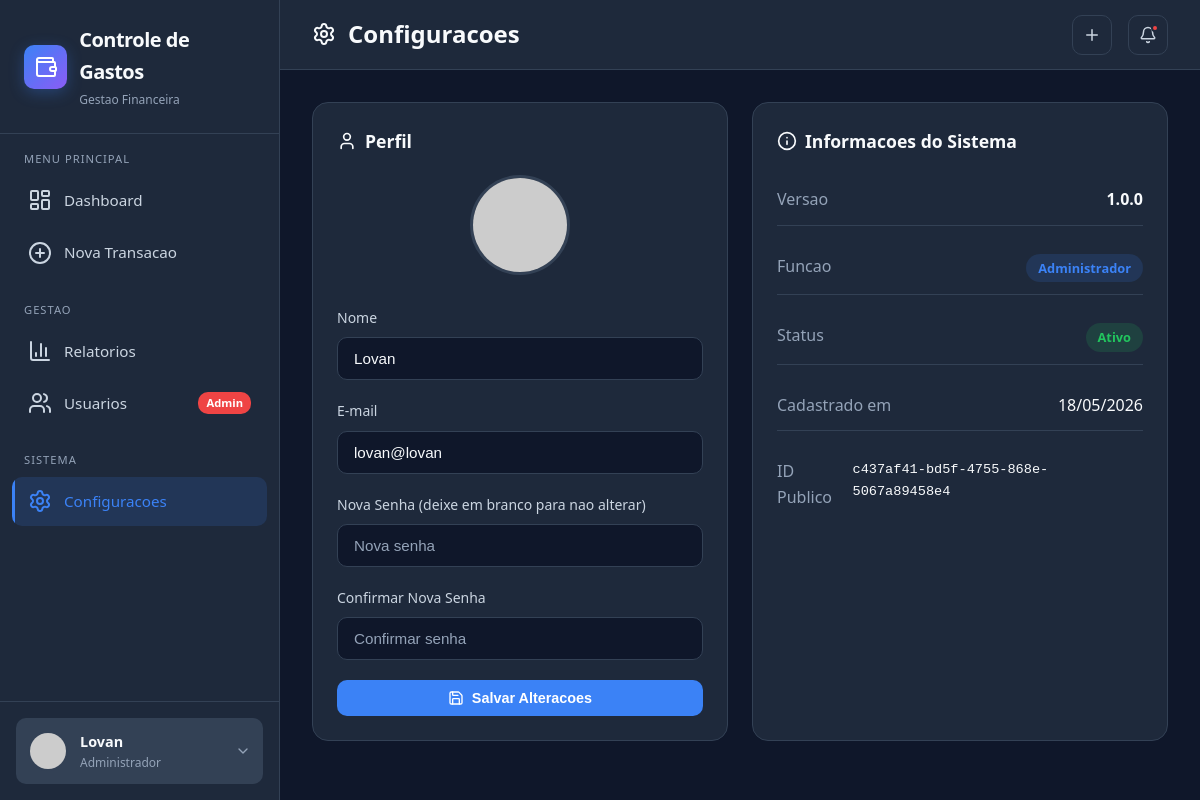
The app's page /settings (signed in) with its own data.
### controle_gastos/database.py (models this page shows, shortened)
class User(UserMixin, db.Model):
    __tablename__ = 'users'
    id = db.Column(db.Integer, primary_key=True)
    public_id = db.Column(db.String(36), unique=True, default=lambda: str(uuid.uuid4()))
    name = db.Column(db.String(100), nullable=False)
    email = db.Column(db.String(120), unique=True, nullable=False)
    password_hash = db.Column(db.String(256), nullable=False)
    avatar = db.Column(db.String(200), default='https://ui-avatars.com/api/?name=User&background=1e293b&color=fff')
    role = db.Column(db.String(20), default='user')
    is_active = db.Column(db.Boolean, default=True)
    created_at = db.Column(db.DateTime, default=datetime.utcnow)
    updated_at = db.Column(db.DateTime, default=datetime.utcnow, onupdate=datetime.utcnow)
    transactions = db.relationship('Transaction', backref='user', lazy=True, cascade='all, delete-orphan')
    categories = db.relationship('Category', backref='user', lazy=True, cascade='all, delete-orphan')

### controle_gastos/app.py (the view)
@app.route('/settings')
@login_required
def settings():
    return render_template('settings.html')

### controle_gastos/app.py (called while the page is built)
@login_manager.user_loader
def load_user(user_id):
    return User.query.get(int(user_id))

### controle_gastos/templates/settings.html (shortened to what this page needs)
{% extends "base.html" %}
{% block page_icon %}settings{% endblock %}
{% block page_title %}Configuracoes{% endblock %}
{% block content %}
<div class="grid grid-2">
    <div class="card">
        <div class="card-header">
            <div class="card-title">
                <i data-lucide="user" style="width: 20px; height: 20px;"></i>
                Perfil
            </div>
        </div>
        <form id="profileForm">
            <div style="text-align: center; margin-bottom: 24px;">
                <img src="{{ current_user.avatar }}" alt="Avatar" style="width: 100px; height: 100px; border-radius: 50%; object-fit: cover; border: 3px solid var(--border-color);">
            </div>
            <div class="form-group">
                <label class="form-label">Nome</label>
                <input type="text" class="form-input" name="name" value="{{ current_user.name }}" required>
            </div>
            <div class="form-group">
                <label class="form-label">E-mail</label>
                <input type="email" class="form-input" name="email" value="{{ current_user.email }}" required>
            </div>
            <div class="form-group">
                <label class="form-label">Nova Senha (deixe em branco para nao alterar)</label>
                <input type="password" class="form-input" name="password" placeholder="Nova senha">
            </div>
            <div class="form-group">
                <label class="form-label">Confirmar Nova Senha</label>
                <input type="password" class="form-input" name="confirm_password" placeholder="Confirmar senha">
            </div>
            <button type="button" class="btn btn-primary" onclick="saveProfile()" style="width: 100%;">
                <i data-lucide="save" style="width: 16px; height: 16px;"></i>
                Salvar Alteracoes
            </button>
        </form>
    </div>
    <div class="card">
        <div class="card-header">
            <div class="card-title">
                <i data-lucide="info" style="width: 20px; height: 20px;"></i>
                Informacoes do Sistema
            </div>
        </div>
        <div style="display: flex; flex-direction: column; gap: 16px;">
            <div style="display: flex; justify-content: space-between; padding: 12px 0; border-bottom: 1px solid var(--border-color);">
                <span style="color: var(--text-muted);">Versao</span>
                <span style="font-weight: 600;">1.0.0</span>
            </div>
            <div style="display: flex; justify-content: space-between; padding: 12px 0; border-bottom: 1px solid var(--border-color);">
                <span style="color: var(--text-muted);">Funcao</span>
                <span class="badge {{ 'badge-info' if current_user.role == 'admin' else 'badge-warning' }}">
                    {{ 'Administrador' if current_user.role == 'admin' else 'Usuario' }}
                </span>
            </div>
            <div style="display: flex; justify-content: space-between; padding: 12px 0; border-bottom: 1px solid var(--border-color);">
                <span style="color: var(--text-muted);">Status</span>
                <span class="badge {{ 'badge-success' if current_user.is_active else 'badge-danger' }}">
                    {{ 'Ativo' if current_user.is_active else 'Inativo' }}
                </span>
            </div>
            <div style="display: flex; justify-content: space-between; padding: 12px 0; border-bottom: 1px solid var(--border-color);">
                <span style="color: var(--text-muted);">Cadastrado em</span>
                <span>{{ current_user.created_at.strftime('%d/%m/%Y') }}</span>
            </div>
            <div style="display: flex; justify-content: space-between; padding: 12px 0;">
                <span style="color: var(--text-muted);">ID Publico</span>
                <span style="font-family: monospace; font-size: 0.85rem;">{{ current_user.public_id }}</span>
            </div>
        </div>
    </div>
</div>
{% endblock %}

### controle_gastos/templates/base.html (shortened to what this page needs)
<!DOCTYPE html>
<html lang="pt-BR">
<head>
</head>
<body>
    {% block body %}
    <div class="app-container">
        <aside class="sidebar" id="sidebar">
            <div class="sidebar-header">
                <a href="{{ url_for('dashboard') }}" class="logo">
                    <div class="logo-icon">
                        <i data-lucide="wallet" style="color: white; width: 24px; height: 24px;"></i>
                    </div>
                    <div>
                        <div class="logo-text">Controle de Gastos</div>
                        <div class="logo-subtext">Gestao Financeira</div>
                    </div>
                </a>
            </div>
            <nav class="sidebar-nav">
                <div class="nav-section">
                    <div class="nav-section-title">Menu Principal</div>
                    <a href="{{ url_for('dashboard') }}" class="nav-item {% if request.endpoint == 'dashboard' %}active{% endif %}">
                        <i data-lucide="layout-dashboard"></i><span>Dashboard</span>
                    </a>
                    <a href="#" class="nav-item" onclick="openTransactionModal(); return false;">
                        <i data-lucide="plus-circle"></i><span>Nova Transacao</span>
                    </a>
                </div>
                <div class="nav-section">
                    <div class="nav-section-title">Gestao</div>
                    <a href="{{ url_for('reports') }}" class="nav-item {% if request.endpoint == 'reports' %}active{% endif %}">
                        <i data-lucide="bar-chart-3"></i><span>Relatorios</span>
                    </a>
                    {% if current_user.role == 'admin' %}
                    <a href="{{ url_for('users') }}" class="nav-item {% if request.endpoint == 'users' %}active{% endif %}">
                        <i data-lucide="users"></i><span>Usuarios</span><span class="nav-badge">Admin</span>
                    </a>
                    {% endif %}
                </div>
                <div class="nav-section">
                    <div class="nav-section-title">Sistema</div>
                    <a href="{{ url_for('settings') }}" class="nav-item {% if request.endpoint == 'settings' %}active{% endif %}">
                        <i data-lucide="settings"></i><span>Configuracoes</span>
                    </a>
                </div>
            </nav>
            <div class="sidebar-footer">
                <div class="dropdown" id="userDropdown">
                    <div class="user-card" onclick="toggleDropdown('userDropdown')">
                        <img src="{{ current_user.avatar }}" alt="Avatar" class="user-avatar">
                        <div class="user-info">
                            <div class="user-name">{{ current_user.name }}</div>
                            <div class="user-role">{{ 'Administrador' if current_user.role == 'admin' else 'Usuario' }}</div>
                        </div>
                        <i data-lucide="chevron-down" style="width: 16px; height: 16px; color: var(--text-muted);"></i>
                    </div>
                </div>
            </div>
        </aside>
        <main class="main-content">
            <header class="top-bar">
                <div style="display: flex; align-items: center; gap: 16px;">
                    <h1 class="page-title">
                        <i data-lucide="{% block page_icon %}layout-dashboard{% endblock %}" style="width: 24px; height: 24px;"></i>
                        {% block page_title %}Dashboard{% endblock %}
                    </h1>
                </div>
                <div class="top-bar-actions">
                    <button class="btn-icon" onclick="openTransactionModal()" data-tooltip="Nova Transacao">
                        <i data-lucide="plus" style="width: 18px; height: 18px;"></i>
                    </button>
                    <button class="btn-icon" data-tooltip="Notificacoes">
                        <i data-lucide="bell" style="width: 18px; height: 18px;"></i>
                        <span class="notification-dot"></span>
                    </button>
                </div>
            </header>
            <div class="content-area">
                {% block content %}{% endblock %}
            </div>
        </main>
    </div>
    {% endblock %}
</body>
</html>

### records on screen
User: name "Lovan", role "Administrador", email "lovan@lovan", is_active "Ativo", created_at "18/05/2026", public_id "c437af41-bd5f-4755-868e-5067a89458e4"
